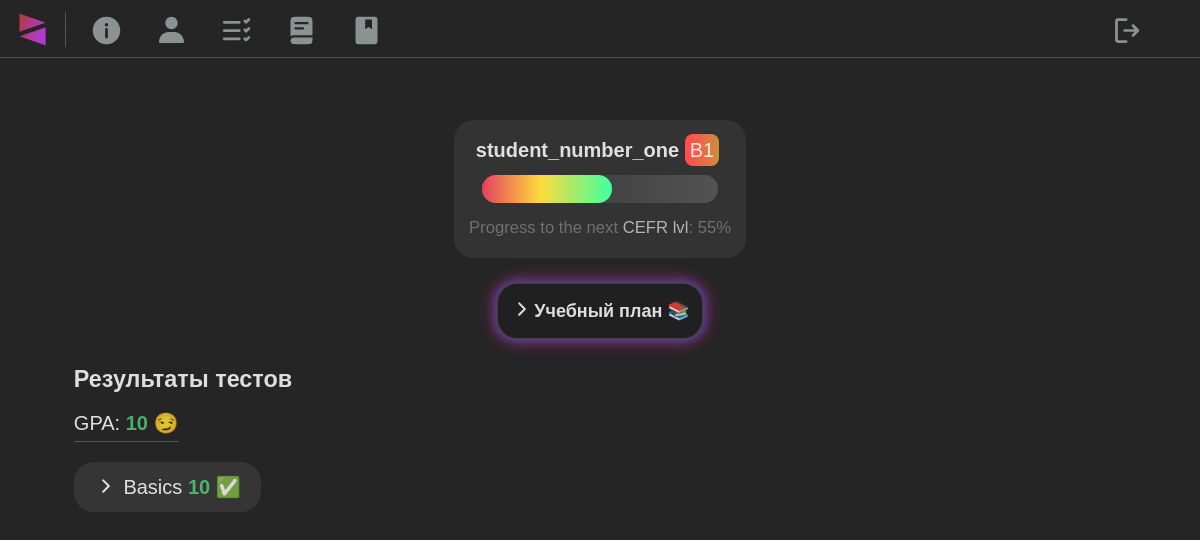
The app's page /results (signed in) with its own data.
### website/models.py (models this page shows, shortened)
class User(AbstractUser):
    comment = models.TextField(blank=True, null=True)
    cefr = models.CharField(max_length=20, blank=True)
    progress = models.IntegerField(blank=True, null=True)
    gpa = models.FloatField(blank=True, null=True)
    google = models.URLField(blank=True)
    topics = models.ManyToManyField(Theory, through='StudyPlan')
    teacher = models.BooleanField(default=False)

class TheoryTopics(models.Model):
    topic = models.CharField(max_length=255)
    order = models.PositiveIntegerField(unique=True)

### website/views.py (the view)
# urls.py: path("results", views.results, name="results"),
@login_required
def results(request):
    theory_entries = TheoryTopics.objects.order_by('order')
    entries_by_topic = {theory_entry: StudyPlan.objects.filter(user=request.user.id, title__topic=theory_entry).order_by('title__order') for theory_entry in theory_entries if StudyPlan.objects.filter(user=request.user.id, title__topic=theory_entry)}
    results_by_topic = {theory_entry: {'results': Results.objects.filter(user_id=request.user.id, test_proper__topic=theory_entry).order_by('-date'), 'average_grade': Results.objects.filter(user_id=request.user.id, test_proper__topic=theory_entry).aggregate(Avg('grade'))['grade__avg']} for theory_entry in theory_entries if Results.objects.filter(user_id=request.user.id, test_proper__topic=theory_entry)}
    distinct_theories = set()
    for theory_entry, results_data in results_by_topic.items():
        for result in results_data['results']:
            if result.grade < 8 and result.test_proper.theory:
                distinct_theories.add(result.test_proper.theory)
    distinct_theories = list(distinct_theories)
    results_checked, results_test, results_speaking = EGEresults.objects.filter(checked=True), EGEresults.objects.filter(checked=False, speaking_audio=False), EGEresults.objects.filter(checked=False, speaking_audio=True)
    ege_results = EGEresults.objects.filter(user_id = request.user.id).order_by('-date')
    avg_gpa = Results.objects.filter(user_id = request.user.id).aggregate(Avg('grade'))
    user = request.user
    if user.teacher == True:
        form_teacher = StudyPlanFormTeacher(request.POST or None, user=user)
        form_plan_teacher = GetStudyPlanTeacher(request.POST or None, user=user)
        form = StudyPlanForm(request.POST or None)
        form_plan = GetStudyPlan(request.POST or None)
        average_progress = None
        topic_progress = []
        entries_by_topic_admin = {}
        student_results = {}
        distinct_theories_admin = set()
        selected_user = None
        student_gpa = None
        if request.method == "POST":
            action = request.POST.get('action')
            if action == 'set':
                if form.is_valid() and user.id == 45:
                    form.save()
                    return HttpResponseRedirect(reverse("results"))
                elif form_teacher.is_valid():
                    form_teacher.save()
                    return HttpResponseRedirect(reverse("results"))
            elif action == 'show':
                if form_plan.is_valid() and user.id == 45:
                    selected_user = form_plan.cleaned_data['users_show']
                    selected_user = selected_user.id
                    student_gpa = Results.objects.filter(user_id = selected_user).aggregate(Avg('grade'))
                    average_progress = UserWords.objects.filter(user_id=selected_user).aggregate(Avg('progress'))['progress__avg']
                    distinct_topics = UserWords.objects.filter(user_id=selected_user).values_list('word__topics__name', flat=True).distinct()
                    for topic in distinct_topics:
                        num_words = UserWords.objects.filter(user_id=selected_user, word__topics__name=topic).count()
                        progress = UserWords.objects.filter(user_id=selected_user, word__topics__name=topic).aggregate(avg_progress=Avg('progress'))['avg_progress']
                        topic_name = topic if topic else 'No topic'
                        topic_progress.append((topic_name, progress, num_words))
                    topic_progress.sort(key=lambda x: x[1], reverse=True)
                    for theory_entry in theory_entries:
                        entries = StudyPlan.objects.filter(user=selected_user, title__topic=theory_entry).order_by('title__order')
                        if entries:
                            entries_by_topic_admin[theory_entry] = entries
                    for theory_entry in theory_entries:
                        results = Results.objects.filter(user_id=selected_user, test_proper__topic=theory_entry).order_by('-date')
                        average_grade = results.aggregate(Avg('grade'))['grade__avg']
                        if results:
                            student_results[theory_entry] = {'results': results, 'average_grade': average_grade}
                    for theory_entry, results_data in student_results.items():
                        for result in results_data['results']:
                            if result.grade < 8 and result.test_proper.theory:
                                distinct_theories_admin.add(result.test_proper.theory)
                    distinct_theories_admin = list(distinct_theories_admin)
                elif form_plan_teacher.is_valid():
                    selected_user = form_plan_teacher.cleaned_data['users_show_teacher']
                    selected_user = selected_user.id
                    student_gpa = Results.objects.filter(user_id = selected_user).aggregate(Avg('grade'))
                    average_progress = UserWords.objects.filter(user_id=selected_user).aggregate(Avg('progress'))['progress__avg']
                    distinct_topics = UserWords.objects.filter(user_id=selected_user).values_list('word__topics__name', flat=True).distinct()
                    for topic in distinct_topics:
                        num_words = UserWords.objects.filter(user_id=selected_user, word__topics__name=topic).count()
                        progress = UserWords.objects.filter(user_id=selected_user, word__topics__name=topic).aggregate(avg_progress=Avg('progress'))['avg_progress']
                        topic_name = topic if topic else 'No topic'
                        topic_progress.append((topic_name, progress, num_words))
                    topic_progress.sort(key=lambda x: x[1], reverse=True)
                    for theory_entry in theory_entries:
                        entries = StudyPlan.objects.filter(user=selected_user, title__topic=theory_entry)
                        if entries:
                            entries_by_topic_admin[theory_entry] = entries
                    for theory_entry in theory_entries:
                        results = Results.objects.filter(user_id=selected_user, test_proper__topic=theory_entry).order_by('-date')
                        average_grade = results.aggregate(Avg('grade'))['grade__avg']
                        if results:
                            student_results[theory_entry] = {'results': results, 'average_grade': average_grade}
                    for theory_entry, results_data in student_results.items():
                        for result in results_data['results']:
                            if result.grade < 8 and result.test_proper.theory:
                                distinct_theories_admin.add(result.test_proper.theory)
                    distinct_theories_admin = list(distinct_theories_admin)
        return render(request, "website/profile-teacher.html", {
            'ege_results': ege_results,
            "results_test": results_test,
            "results_speaking": results_speaking,
            "results_checked": results_checked,
            "form": form,
            "form_plan": form_plan,
            "form_teacher": form_teacher,
            "form_plan_teacher": form_plan_teacher,
            "entries_by_topic_admin": entries_by_topic_admin,
            'gpa': avg_gpa['grade__avg'],
            'results_by_topic': results_by_topic,
            'student_results': student_results,
            "student_id": selected_user,
            "student_gpa": student_gpa,
            "distinct_theories": distinct_theories,
            "distinct_theories_admin": distinct_theories_admin,
            "average_progress": average_progress,
            "topic_progress": topic_progress
        })
    else:
        return render(request, "website/profile-student.html", {
            'gpa': avg_gpa['grade__avg'],
            'ege_results': ege_results,
            "entries_by_topic": entries_by_topic,
            'results_by_topic': results_by_topic,
            "distinct_theories": distinct_theories
        })

### website/templates/website/profile-student.html (shortened to what this page needs)
{% extends "website/layout.html" %} {% block title %}Профиль{% endblock %} {% load static %} {% block body %} {% comment %} Profile {% endcomment %}
<div class="profile">
  <b>{{request.user.first_name}}</b>
  <span class="{% if request.user.cefr.0 == 'A' %}lvlA{% elif request.user.cefr.0 == 'B' %}lvlB1{% elif request.user.cefr.0 == 'C' %}lvlC1{% endif %}">{{ request.user.cefr }}</span>
  <div class="progress-bar" style="--width: {{request.user.progress}};" data-label=""></div>
  <div class="date_time_smaller">Progress to the next <a target="”_blank”" href="https://www.efset.org/ru/english-score/">CEFR lvl</a>: {{request.user.progress}}%</div>
</div>
{% comment %} Student Study Plan {% endcomment %} {% if entries_by_topic %}
<div class="center-basic">
  <table id="studyPlan">
    <th class="table-toggle" data-table-header colspan="4">Учебный план 📚</th>
  </table>
</div>
 {% else %}
<h4 class="centered-text">Скоро здесь будет ваш индивидуальный учебный план 🤓</h4>
{% endif %} {% comment %} Student Ege Results {% endcomment %}  {% comment %} Test results {% endcomment %} {% if gpa is None %}
<h4 class="centered-text">Здесь будут появляться результаты решенных вами <a href="/tests">тестов</a> 🤓</h4>
{% else %}
<h3>Результаты тестов</h3>
{% comment %} GPA {% endcomment %} {% if gpa >= 8 %}
<div class="underline margin-bottom">GPA: <b class="good_grade">{{gpa|floatformat}}</b> 😏</div>
{% elif gpa >= 5 %}
<div class="underline margin-bottom">GPA: <b class="sat_grade">{{gpa|floatformat}}</b> 😐</div>
{% else %}
<div class="underline margin-bottom">GPA: <b class="bad_grade">{{gpa|floatformat}}</b> 😒</div>
{% endif %}  {% for theory_entry, results_data in results_by_topic.items %}
<div class="folder folder-tablet margin-bottom">
  {{ theory_entry.topic }}
  <span class="{% if results_data.average_grade >= 8 %}good_grade{% elif results_data.average_grade >= 5 %}sat_grade{% else %}bad_grade{% endif %}">
    {% if results_data.average_grade >= 8 %}
    <b>{{results_data.average_grade|floatformat}} ✅</b>
    {% elif results_data.average_grade >= 5 %}
    <b>{{results_data.average_grade|floatformat}}❗</b>
    {% else %}
    <b>{{results_data.average_grade|floatformat}} ❌</b>
    {% endif %}
  </span>
</div>
{% endfor %} {% endif %} {% endblock %}

### website/static/website/css/main.css (style rules this page uses)
*, *::before, *::after { box-sizing: border-box; }
.folder-tablet { width: -moz-fit-content; width: fit-content; background-color: #353535; border-radius: 1rem; padding: 10px 20px; }
body { font-family: Arial, Helvetica, sans-serif; font-weight: 200; background: #252525; background-repeat: no-repeat; background-attachment: fixed; color: rgba(255, 255, 255, 0.85); margin: 0; padding: 0; line-height: 1.5rem; }
html { box-sizing: border-box; font-size: 20px; scroll-behavior: smooth; height: 100%; }
table { border-collapse: collapse; margin: 25px 0px; border-radius: 8px; font-size: 0.9rem; background-color: #404040; overflow: hidden; box-shadow: 0 0 20px 2px #303030; border: 1px solid rgba(255, 255, 255, 0.1); }
table td, table th { padding: 12px 12px; vertical-align: baseline; }
table th { background-color: #202020; }
.profile { padding: 15px; background-color: #333; margin: auto; text-align: center; width: -moz-fit-content; width: fit-content; border-radius: 1rem; }
.center-basic { width: -moz-fit-content; width: fit-content; margin: auto; }
.fancy-shadow, #studyPlan { box-shadow: 0px 0px 15px 5px rgba(253, 35, 193, 0.4), 0px 0px 7px 3px rgba(0, 132, 220, 0.4); }
#studyPlan { border-radius: 1rem; }
.margin-bottom { margin-bottom: 20px; }
.progress-bar { width: 90%; height: 28px; background: linear-gradient(to right, #404040 45%, #535353); border-radius: 1em; color: white; margin: 0.5rem auto; max-width: 250px; }
.progress-bar::before { content: attr(data-label); display: flex; align-items: center; text-align: center; width: calc(var(--width, 0) * 1%); min-width: 1rem; max-width: 100%; background: linear-gradient(to right, #e5405e 0%, #ffdb3a 45%, #3fffa2 100%); border-radius: 1em; padding: 14px; }
p, h1, h2, h3, h4 { margin-bottom: 0.6em; margin-top: 1em; }
.date_time_smaller { font-size: smaller; color: rgba(255, 255, 255, 0.3); }
a { color: rgba(240, 255, 255, 0.65); text-decoration: none; font-weight: 400; }
.underline { padding-bottom: 3px; border-bottom: 1px solid #555; width: -moz-fit-content; width: fit-content; }
.lvlB1 { background: linear-gradient(to right, rgb(255, 78, 78) 12%, rgb(204, 143, 58) 100%); padding: 5px; border-radius: 8px; margin-right: 5px; }
.good_grade { color: rgba(80, 200, 120, 0.85); }

### records on screen
User: user.first_name "student_number_one", user.cefr "B1", user.progress "55"
TheoryTopics: topic "Basics", average_grade "10"

### other values on screen
{{ gpa|floatformat }} "10"
